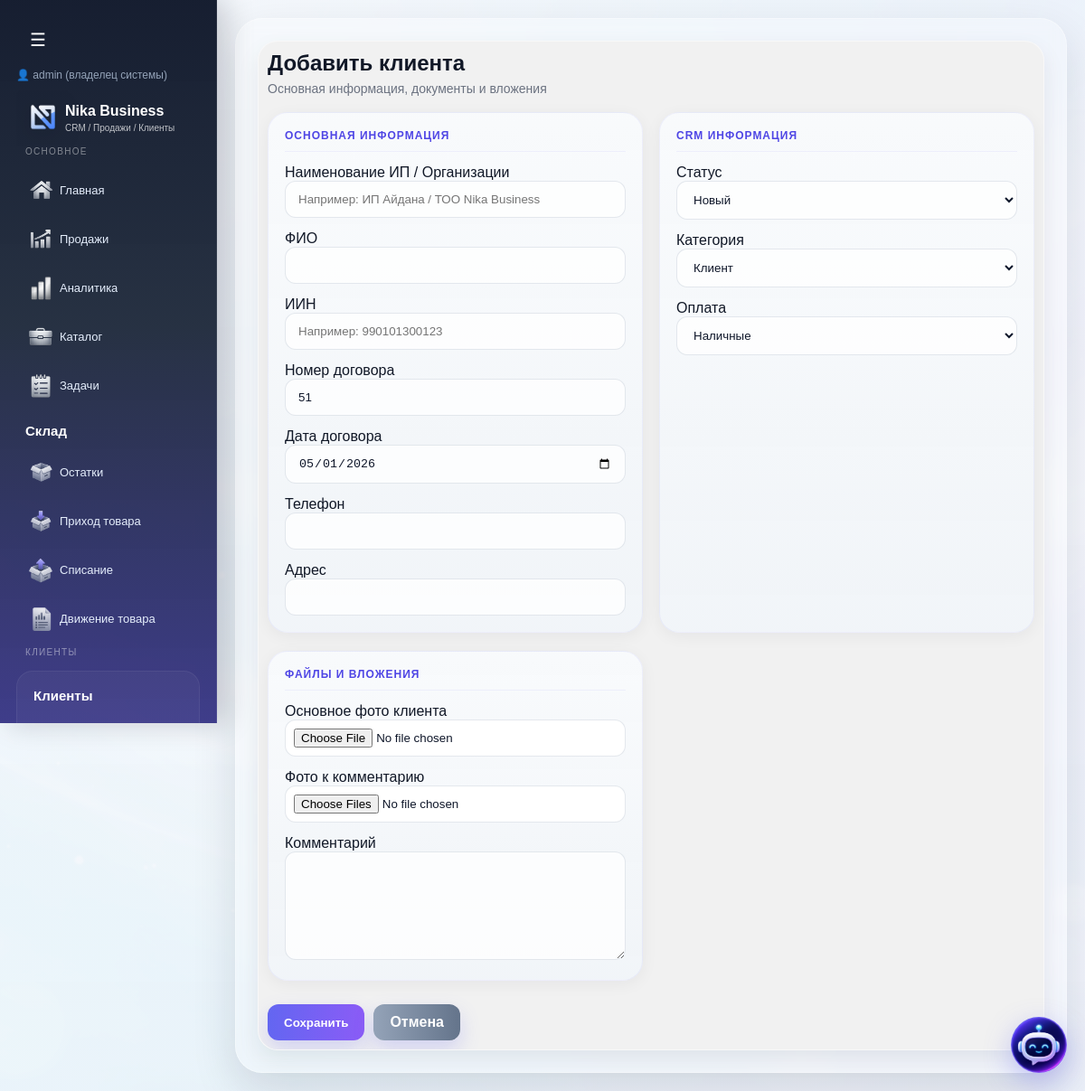
/clients/6/edit (signed in), run on an earlier commit of the app's database.
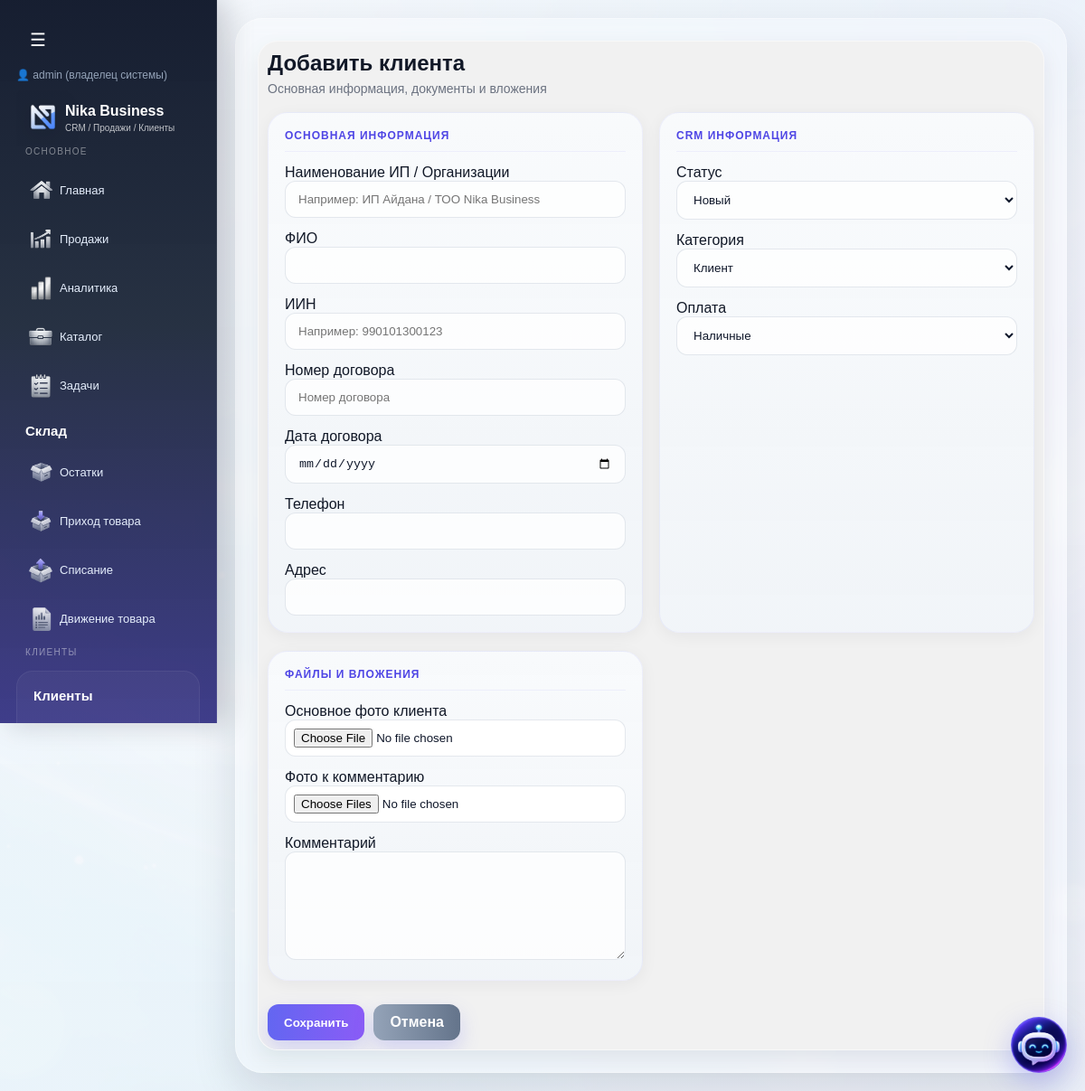
And on a later commit of the database.
### tables this page shows
CREATE TABLE clients (
        id INTEGER PRIMARY KEY,
        is_deleted INTEGER DEFAULT 0,
        full_name TEXT,
        phone TEXT,
        status TEXT,
        category TEXT,
        payment TEXT,
        comment TEXT,
        address TEXT,
        created_at TEXT,
        iin TEXT,
        company_name TEXT,
        photo TEXT,
        comment_photos TEXT
    , company_id INTEGER, contract_number TEXT, contract_date TEXT);

### routes/clients.py (the view, shortened to what this page needs)
@clients_bp.route("/clients/<int:client_id>/edit", methods=["GET", "POST"])
def edit_client(client_id):
    conn = get_db()
    client = conn.execute(
        "SELECT * FROM clients WHERE id = ? AND company_id = ?",
        (client_id, session.get("company_id"))
    ).fetchone()
    conn.close()
    if not client:
        return "Клиент не найден", 404
    return render_template(
        "client_form.html",
        client=client
    )

### app.py (called while the page is built, shortened)
@app.before_request
def check_company_access():
    if session.get("is_super_admin") or session.get("is_creator"):
        return

### models.py (called while the page is built)
def get_db():
    conn = sqlite3.connect(DATABASE, timeout=5)
    conn.row_factory = sqlite3.Row
    return conn

### templates/client_form.html (shortened to what this page needs)
{% extends "base.html" %}
{% block content %}
<div class="card client-form-card">
    <div class="form-head">
        <h2>Добавить клиента</h2>
        <div class="form-subtitle">Основная информация, документы и вложения</div>
    </div>
    <form method="POST" enctype="multipart/form-data" class="client-form-grid">
		<div class="form-section">
			<div class="form-section-title">
				Основная информация
			</div>
        <div class="form-group">
            <label>Наименование ИП / Организации</label>
            <input name="company_name" placeholder="Например: ИП Айдана / ТОО Nika Business">
        </div>
        <div class="form-group">
            <label>ФИО</label>
            <input name="full_name" required>
        </div>
        <div class="form-group">
            <label>ИИН</label>
            <input name="iin" maxlength="12" placeholder="Например: 990101300123">
        </div>
		<div class="form-group">
			<label>Номер договора</label>
			<input
				name="contract_number"
				value="{{ client.contract_number if client else '' }}"
				placeholder="Номер договора"
			>
		</div>
		<div class="form-group">
			<label>Дата договора</label>
			<input
				type="date"
				name="contract_date"
				value="{{ client.contract_date if client else '' }}"
			>
		</div>
        <div class="form-group">
            <label>Телефон</label>
            <input name="phone">
        </div>
        <div class="form-group">
            <label>Адрес</label>
            <input name="address">
        </div>
		</div>
		<div class="form-section">
			<div class="form-section-title">
				CRM информация
			</div>
        <div class="form-group">
            <label>Статус</label>
            <select name="status">
                <option>Новый</option>
            </select>
        </div>
        <div class="form-group">
            <label>Категория</label>
            <select name="category">
                <option>Клиент</option>
            </select>
        </div>
        <div class="form-group">
            <label>Оплата</label>
            <select name="payment">
                <option>Наличные</option>
            </select>
        </div>
		</div>
		<div class="form-section">
			<div class="form-section-title">
				Файлы и вложения
			</div>
        <div class="form-group">
            <label>Основное фото клиента</label>
            <input type="file" name="photo" accept="image/*">
        </div>
        <div class="form-group">
            <label>Фото к комментарию</label>
            <input type="file" name="comment_photos" accept="image/*" multiple>
        </div>
        <div class="form-group full-width">
            <label>Комментарий</label>
            <textarea name="comment" rows="5"></textarea>
        </div>
		</div>
        <div class="form-actions full-width">
            <button class="btn" type="submit">Сохранить</button>
            <a href="/clients" class="btn gray">Отмена</a>
        </div>
    </form>
</div>
{% endblock %}

What changed in the data, as far as the page shows it:
no longer on this page (row edited): clients: contract_number "51", contract_date "05/01/2026"
